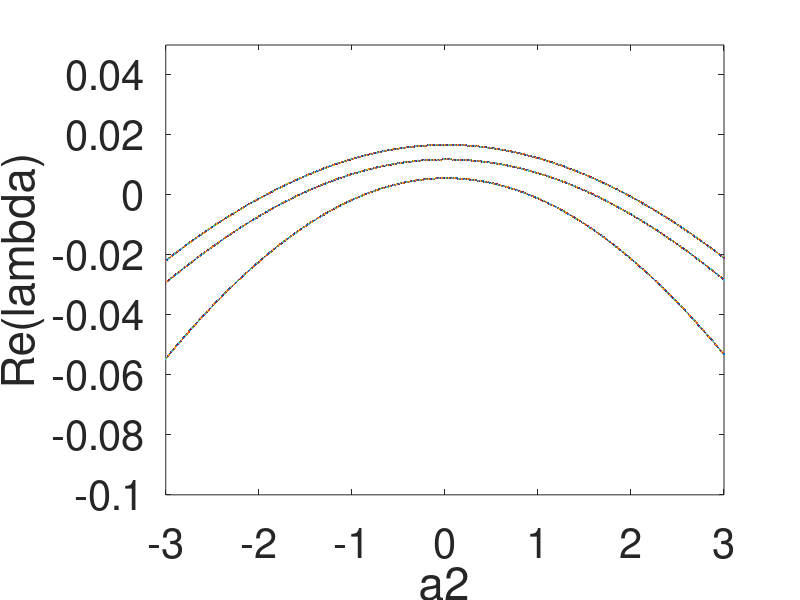

The MATLAB source for this figure: (Note: this script raises an error after producing the figure.)

d=0.06;

% physical params
rho=86;
RL=1; 
R=d*rho;
I0=0.00122;
K=0.1306;
Vd0=0.27;
aL=RL*I0/K;
Ld=10^(-8);
C=56*10^(-12);
Cd1=26*10^(-12);
Cd2=1.1*Cd1;

% nondimensional params
dL=RL/rho;
eps=(rho*rho*Cd1)/Ld;
gamma=R*C*rho/Ld;

figure(21); clf;
hold on
for a=[-3:0.01:3]
    y=fsolve(@(Y) [1/eps*(Y(1)-Y(1)^3/3-Y(2)), Y(1)+Y(3)-dL*Y(2)-aL, 1/gamma*(a-Y(3)-Y(6)-d*Y(2)), 1/eps*(Y(4)-Y(4)^3/3-Y(5)), Y(4)+Y(6)-dL*Y(5)-aL, 1/gamma*(a-Y(6)-Y(3)-d*Y(5))],[1 0 0 1 0 0])
    A=[1/eps*(1-y(1)^2) -1/eps 0 0 0 0; 1 -dL 1 0 0 0; 0 -d/gamma -1/gamma 0 0 -1/gamma; 0 0 0 1/eps*(1-y(4)^2) -1/eps 0; 0 0 0 1 -dL 1; 0 0 -1/gamma 0 -d/gamma -1/gamma];
    lambda=eig(A)
    plot(a,lambda,'.','Markersize', 5);
    xlabel('a2'); ylabel('Re(lambda)')
    set(gca,'XLim', [-3, 3], 'YLim',[-0.1, 0.05],'FontSize', 30);
    box on;
end
hold on
refline(0,0)